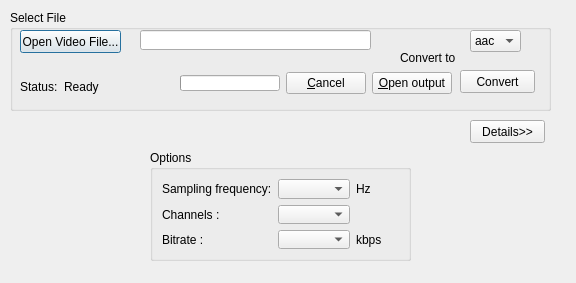
<?xml version="1.0" encoding="UTF-8"?>
<ui version="4.0">
 <class>aucDialog</class>
 <widget class="QDialog" name="aucDialog">
  <property name="geometry">
   <rect>
    <x>0</x>
    <y>0</y>
    <width>576</width>
    <height>283</height>
   </rect>
  </property>
  <property name="windowTitle">
   <string>Audio converter</string>
  </property>
  <widget class="QGroupBox" name="groupBox">
   <property name="geometry">
    <rect>
     <x>10</x>
     <y>10</y>
     <width>541</width>
     <height>101</height>
    </rect>
   </property>
   <property name="title">
    <string>Select File</string>
   </property>
   <widget class="QLineEdit" name="lineEdit">
    <property name="geometry">
     <rect>
      <x>130</x>
      <y>20</y>
      <width>231</width>
      <height>20</height>
     </rect>
    </property>
    <property name="readOnly">
     <bool>true</bool>
    </property>
   </widget>
   <widget class="QPushButton" name="pushButton">
    <property name="geometry">
     <rect>
      <x>10</x>
      <y>20</y>
      <width>101</width>
      <height>23</height>
     </rect>
    </property>
    <property name="text">
     <string>Open Video File...</string>
    </property>
   </widget>
   <widget class="QWidget" name="layoutWidget_2">
    <property name="geometry">
     <rect>
      <x>170</x>
      <y>60</y>
      <width>272</width>
      <height>26</height>
     </rect>
    </property>
    <layout class="QGridLayout" name="gridLayout">
     <item row="0" column="0">
      <widget class="QProgressBar" name="progressBar">
       <property name="minimumSize">
        <size>
         <width>0</width>
         <height>16</height>
        </size>
       </property>
       <property name="maximumSize">
        <size>
         <width>16777215</width>
         <height>16</height>
        </size>
       </property>
       <property name="value">
        <number>0</number>
       </property>
       <property name="textVisible">
        <bool>false</bool>
       </property>
      </widget>
     </item>
     <item row="0" column="1">
      <widget class="QPushButton" name="pushButton_2">
       <property name="text">
        <string>&amp;Cancel</string>
       </property>
       <property name="icon">
        <iconset resource="rphMPFE.qrc">
         <normaloff>:/images/cancel.png</normaloff>:/images/cancel.png</iconset>
       </property>
      </widget>
     </item>
     <item row="0" column="2">
      <widget class="QPushButton" name="pushButtonof">
       <property name="text">
        <string>&amp;Open output</string>
       </property>
       <property name="icon">
        <iconset resource="rphMPFE.qrc">
         <normaloff>:/images/fileopen.png</normaloff>:/images/fileopen.png</iconset>
       </property>
      </widget>
     </item>
    </layout>
   </widget>
   <widget class="QWidget" name="layoutWidget">
    <property name="geometry">
     <rect>
      <x>10</x>
      <y>70</y>
      <width>151</width>
      <height>16</height>
     </rect>
    </property>
    <layout class="QFormLayout" name="formLayout">
     <property name="fieldGrowthPolicy">
      <enum>QFormLayout::AllNonFixedFieldsGrow</enum>
     </property>
     <item row="0" column="0">
      <widget class="QLabel" name="label_3">
       <property name="text">
        <string>Status:</string>
       </property>
      </widget>
     </item>
     <item row="0" column="1">
      <widget class="QLabel" name="labelst">
       <property name="text">
        <string>Ready</string>
       </property>
      </widget>
     </item>
    </layout>
   </widget>
   <widget class="QLabel" name="label">
    <property name="geometry">
     <rect>
      <x>390</x>
      <y>20</y>
      <width>51</width>
      <height>21</height>
     </rect>
    </property>
    <property name="text">
     <string/>
    </property>
    <property name="pixmap">
     <pixmap resource="rphMPFE.qrc">:/images/arrow.png</pixmap>
    </property>
    <property name="scaledContents">
     <bool>true</bool>
    </property>
   </widget>
   <widget class="QLabel" name="label_2">
    <property name="geometry">
     <rect>
      <x>390</x>
      <y>40</y>
      <width>71</width>
      <height>16</height>
     </rect>
    </property>
    <property name="text">
     <string>Convert to</string>
    </property>
   </widget>
   <widget class="QComboBox" name="comboBox">
    <property name="geometry">
     <rect>
      <x>460</x>
      <y>20</y>
      <width>51</width>
      <height>22</height>
     </rect>
    </property>
    <item>
     <property name="text">
      <string>aac</string>
     </property>
    </item>
    <item>
     <property name="text">
      <string>ac3</string>
     </property>
    </item>
    <item>
     <property name="text">
      <string>amr</string>
     </property>
    </item>
    <item>
     <property name="text">
      <string>mmf</string>
     </property>
    </item>
    <item>
     <property name="text">
      <string>mp2</string>
     </property>
    </item>
    <item>
     <property name="text">
      <string>mp3</string>
     </property>
    </item>
    <item>
     <property name="text">
      <string>ogg</string>
     </property>
    </item>
    <item>
     <property name="text">
      <string>wav</string>
     </property>
    </item>
    <item>
     <property name="text">
      <string>wma</string>
     </property>
    </item>
    <item>
     <property name="text">
      <string/>
     </property>
    </item>
   </widget>
   <widget class="QPushButton" name="btnConv">
    <property name="geometry">
     <rect>
      <x>450</x>
      <y>60</y>
      <width>75</width>
      <height>23</height>
     </rect>
    </property>
    <property name="text">
     <string>Convert</string>
    </property>
   </widget>
  </widget>
  <widget class="QGroupBox" name="groupBox_2">
   <property name="geometry">
    <rect>
     <x>150</x>
     <y>150</y>
     <width>261</width>
     <height>111</height>
    </rect>
   </property>
   <property name="title">
    <string>Options</string>
   </property>
   <layout class="QGridLayout" name="gridLayout_2">
    <item row="0" column="0">
     <widget class="QLabel" name="label_4">
      <property name="text">
       <string>Sampling frequency:</string>
      </property>
     </widget>
    </item>
    <item row="0" column="1">
     <widget class="QComboBox" name="comboBox_2"/>
    </item>
    <item row="0" column="2">
     <widget class="QLabel" name="label_5">
      <property name="text">
       <string>Hz</string>
      </property>
     </widget>
    </item>
    <item row="1" column="0">
     <widget class="QLabel" name="label_6">
      <property name="text">
       <string>Channels :</string>
      </property>
     </widget>
    </item>
    <item row="1" column="1">
     <widget class="QComboBox" name="comboBox_3"/>
    </item>
    <item row="2" column="0">
     <widget class="QLabel" name="label_7">
      <property name="text">
       <string>Bitrate :</string>
      </property>
     </widget>
    </item>
    <item row="2" column="1">
     <widget class="QComboBox" name="comboBox_4"/>
    </item>
    <item row="2" column="2">
     <widget class="QLabel" name="label_8">
      <property name="text">
       <string>kbps</string>
      </property>
     </widget>
    </item>
   </layout>
  </widget>
  <widget class="QPushButton" name="pushButton_3">
   <property name="geometry">
    <rect>
     <x>470</x>
     <y>120</y>
     <width>75</width>
     <height>23</height>
    </rect>
   </property>
   <property name="text">
    <string>Details&gt;&gt;</string>
   </property>
  </widget>
 </widget>
 <resources>
  <include location="rphMPFE.qrc"/>
 </resources>
 <connections/>
</ui>
